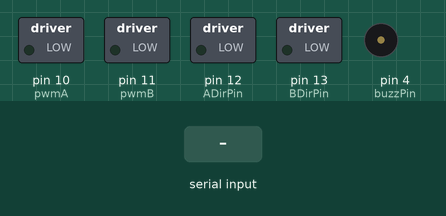
A sketch run on a simulated Arduino Uno, built with avr-gcc and run on an emulated ATmega328P. Parts: switched loads named in the sketch (green lamp = pin HIGH), buzzer (waves = sounding, pin HIGH). The test bench sets the inputs (shaded band).

Above: at 1.3 s.
1.4 s: "F" received over Serial
At 3.3 s:
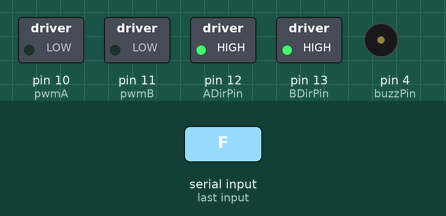
3.6 s: "B" received over Serial
At 4.0 s:
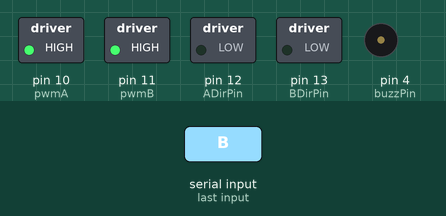
5.8 s: "L" received over Serial
At 7.7 s:
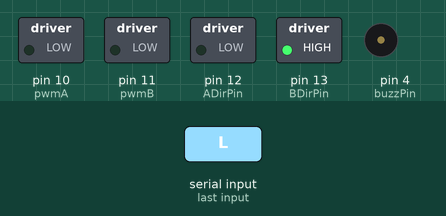
8.0 s: "R" received over Serial
At 9.7 s:
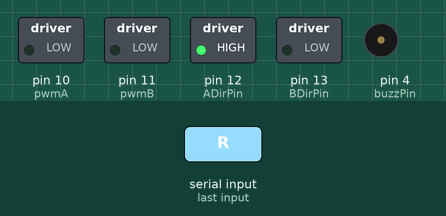
Timing chart, 0 to 11.2 s (numbered marks = the images above; inputs shaded):
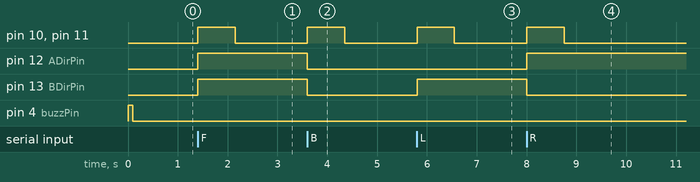

The sketch:

Codigo.ino
```cpp
//===============================
//Pines

//Buzzer
const int buzzPin = 4;

//Motores
const int ADirPin = 12;
const int pwmA = 10;

const int BDirPin = 13;
const int pwmB = 11;


//===============================
//Variables globales

const int VELOCIDAD_RUEDAS = 255;

//Bluetooth
#define CONECTION_DELAY 750

unsigned long time_now=0, last_check=0;
bool active = false;

//===============================
//Funciones Auxiliares

void avanzar(){
  //Velocidad motores
  analogWrite(pwmA, VELOCIDAD_RUEDAS);
  analogWrite(pwmB, VELOCIDAD_RUEDAS);

  //Rueda izquiera - Adelante
  //Rueda derecha - Adelante
  digitalWrite(ADirPin, HIGH);
  digitalWrite(BDirPin, HIGH);
}

void retroceder(){
  //Velocidad motores
  analogWrite(pwmA, VELOCIDAD_RUEDAS);
  analogWrite(pwmB, VELOCIDAD_RUEDAS);

  //Rueda izquiera - Atras
  //Rueda derecha - Atras
  digitalWrite(ADirPin, LOW);
  digitalWrite(BDirPin, LOW);
}

void girar_derecha(){
  //Velocidad motores
  analogWrite(pwmA, VELOCIDAD_RUEDAS);
  analogWrite(pwmB, VELOCIDAD_RUEDAS);

  //Rueda izquiera - Adelante
  //Rueda derecha - Atras
  digitalWrite(ADirPin, HIGH);
  digitalWrite(BDirPin, LOW);
}

void girar_izquierda(){
  //Velocidad motores
  analogWrite(pwmA, VELOCIDAD_RUEDAS);
  analogWrite(pwmB, VELOCIDAD_RUEDAS);

  //Rueda izquiera - Atras
  //Rueda derecha - Adelante
  digitalWrite(ADirPin, LOW);
  digitalWrite(BDirPin, HIGH);
}

void detener_motores(){
  //Velocidad motores en 0
  analogWrite(pwmA, 0);
  analogWrite(pwmB, 0);
}

//-----------------------------------
//Bluetooth

void manejar_comando(char letter){
  //STOP
  if(letter == 'S'){
      detener_motores();
      return;
  }

  active = true;
  switch (letter)
  {
  case 'F':
      avanzar();
      break;
    case 'B':
      retroceder();
      break;
    case 'L':
      girar_izquierda();
      break;
    case 'R':
      girar_derecha();
      break;
  //------------------------
  default:
      break;
  }
}


void manejar_conexion(){
  if(active && (time_now-last_check) > CONECTION_DELAY){
    detener_motores();
    active = false;
  }
}

//===============================
//Programa principal


void setup() {
  Serial.begin(9600);

  //Inicializar todo
  pinMode(buzzPin, OUTPUT);

  pinMode(ADirPin, OUTPUT);
  pinMode(pwmA, OUTPUT);

  pinMode(BDirPin, OUTPUT);
  pinMode(pwmB, OUTPUT);

  //Posicion inicial
  detener_motores();

  analogWrite(buzzPin, 128);
  delay(100);
  analogWrite(buzzPin, 0);
}


void loop(){
  time_now = millis();

  while(Serial.available()){
    last_check = time_now;
    manejar_comando(Serial.read());
  }

  //Chequear si bluetooth perdio conexion
  manejar_conexion();
}
```

Measured:
- after the input at 1.4 s, pin 10 (pwmA), pin 11 (pwmB): LOW → HIGH at once, → LOW 0.75 s later; pin 12 (ADirPin), pin 13 (BDirPin): LOW → HIGH at once
- after the input at 3.6 s, pin 10 (pwmA), pin 11 (pwmB): LOW → HIGH at once, → LOW 0.75 s later; pin 12 (ADirPin), pin 13 (BDirPin): HIGH → LOW at once
- after the input at 5.8 s, pin 10 (pwmA), pin 11 (pwmB): LOW → HIGH at once, → LOW 0.75 s later; pin 13 (BDirPin): LOW → HIGH at once
- after the input at 8.0 s, pin 10 (pwmA), pin 11 (pwmB): LOW → HIGH at once, → LOW 0.75 s later; pin 12 (ADirPin): LOW → HIGH at once; pin 13 (BDirPin): HIGH → LOW at once
